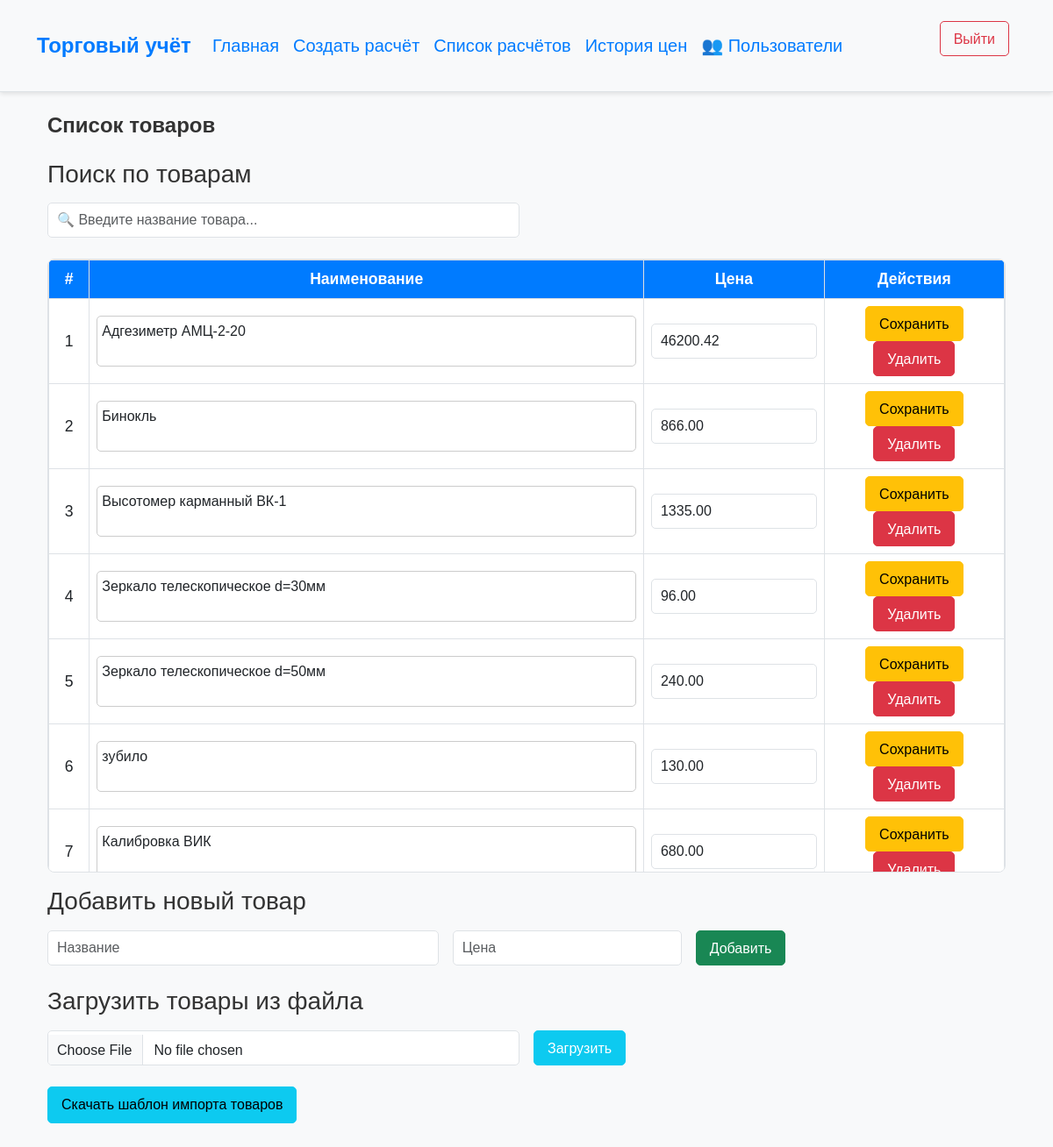
The app's page / (signed in) with its own data.
### trades/models.py (models this page shows, shortened)
class Item(models.Model):
    name = models.CharField(max_length=255, unique=True)
    price = models.DecimalField(max_digits=10, decimal_places=2)

### trades/views.py (the view, shortened to what this page needs)
# urls.py: path('', views.item_list, name='item_list'),
def item_list(request):
    items = Item.objects.all()
    return render(request, "trades/item_list.html", {
        "items": items,
        "price_step": PRICE_STEP
    })

### trades/templates/trades/item_list.html (shortened to what this page needs)
{% extends 'base.html' %}
{% block content %}
    <div class="container my-4">
        <h2 class="mb-4">Список товаров</h2>
        <h3 class="mb-3">Поиск по товарам</h3>
        <form method="get" class="mb-4">
            <div class="row g-3 align-items-center">
                <div class="col-md-6">
                    <input type="text" id="search-input" class="form-control"
                           placeholder="🔍 Введите название товара...">
                </div>
            </div>
        </form>
        <div class="table-responsive">
            <form method="post">
                <table class="table table-bordered table-hover" id="item-table">
                    <thead class="table-light">
                    <tr>
                        <th>#</th>
                        <th>Наименование</th>
                        <th>Цена</th>
                        <th>Действия</th>
                    </tr>
                    </thead>
                    <tbody>
                    {% for item in items %}
                        <tr id="item-{{ item.id }}">
                            <td>{{ forloop.counter }}</td>
                            <td class="table-name-cell">
                            <textarea class="form-control auto-expand"
                                      name="name_{{ item.id }}">{{ item.name }}</textarea>
                            </td>
                            <td>
                                <input type="number" class="form-control" name="price_{{ item.id }}"
                                       value="{{ item.price|floatformat:2 }}" step="0.01" min="1">
                            </td>
                            <td>
                                <button type="submit" name="edit_item" value="{{ item.id }}"
                                        class="btn btn-warning btn-sm">
                                    Сохранить
                                </button>
                                <button type="submit" name="delete_item" value="{{ item.id }}"
                                        class="btn btn-danger btn-sm">
                                    Удалить
                                </button>
                            </td>
                        </tr>
                    {% endfor %}
                    </tbody>
                </table>
            </form>
        </div>
        <h3 class="mb-3">Добавить новый товар</h3>
        <form method="post" class="mb-4">
            <div class="row g-3 align-items-center">
                <div class="col-md-5">
                    <input type="text" name="name" class="form-control" placeholder="Название" required>
                </div>
                <div class="col-md-3">
                    <input type="number" name="price" class="form-control" placeholder="Цена" step="0.01" min="1"
                           required>
                </div>
                <div class="col-md-2">
                    <button type="submit" name="add_item" class="btn btn-success">Добавить</button>
                </div>
            </div>
        </form>
        <h3 class="mb-3">Загрузить товары из файла</h3>
        <form method="post" enctype="multipart/form-data" class="mb-4">
            <div class="row g-3 align-items-center">
                <div class="col-md-6">
                    <input type="file" name="file" accept=".xlsx, .xls" class="form-control">
                </div>
                <div class="col-md-2">
                    <button type="submit" name="upload_file" class="btn btn-info text-white">Загрузить</button>
                </div>
            </div>
        </form>
        <div>
            <a href="{% url 'download_import_template' %}" class="btn btn-info">
                Скачать шаблон импорта товаров
            </a>
        </div>
    </div>
{% endblock %}

### static/css/styles.css (style rules this page uses)
body { font-family: "Arial", sans-serif; background-color: #f8f9fa; color: #333; }
.table { background: white; border: 1px solid #dee2e6; border-radius: 8px; overflow: hidden; width: 100%; border-collapse: collapse; }
.table th, .table td { font-size: 1.1rem; text-align: center; vertical-align: middle; }
.table th { background: #007bff; color: white; font-weight: bold; }
.table-name-cell { width: 58%; white-space: normal; word-wrap: break-word; overflow-wrap: break-word; }
.table-name-cell textarea { width: 100%; height: auto; min-height: 35px; max-height: 80px; resize: none; overflow-y: hidden; word-wrap: break-word; white-space: normal; border: 1px solid #ccc; box-sizing: border-box; padding: 5px; }
#item-table { display: block; max-height: 700px; overflow-y: auto; width: 100%; }
.form-control { font-size: 16px; padding: 10px; border-radius: 5px; }
form input, form select, form button { height: 40px; }
.btn { font-size: 16px; padding: 8px 15px; border-radius: 5px; }
table { width: 100%; border-collapse: collapse; }
table tbody tr { height: 50px; }
h2 { font-size: 24px; font-weight: bold; margin-bottom: 15px; }

### records on screen
Item: id "Адгезиметр АМЦ-2-20", price "46200.42"
Item: id "Бинокль", price "866.00"
Item: id "Высотомер карманный ВК-1", price "1335.00"
Item: id "Зеркало телескопическое d=30мм", price "96.00"
Item: id "Зеркало телескопическое d=50мм", price "240.00"
Item: id "зубило", price "130.00"
Item: id "Калибровка ВИК", price "680.00"
